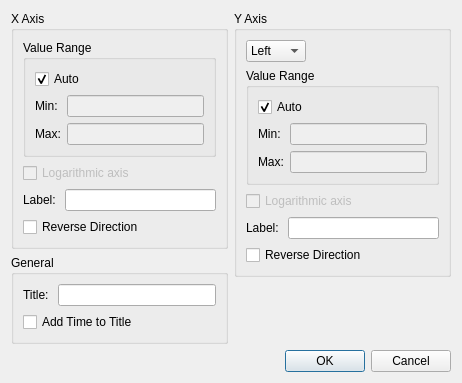
<?xml version="1.0" encoding="UTF-8"?>
<ui version="4.0">
 <class>Graph2dScatteredAxisSettingDialog</class>
 <widget class="QDialog" name="Graph2dScatteredAxisSettingDialog">
  <property name="geometry">
   <rect>
    <x>0</x>
    <y>0</y>
    <width>462</width>
    <height>345</height>
   </rect>
  </property>
  <property name="windowTitle">
   <string>Axis Setting</string>
  </property>
  <layout class="QVBoxLayout" name="verticalLayout_5">
   <item>
    <layout class="QHBoxLayout" name="horizontalLayout_5">
     <item>
      <layout class="QVBoxLayout" name="verticalLayout_2">
       <item>
        <widget class="QGroupBox" name="xAxisGroupBox">
         <property name="title">
          <string>X Axis</string>
         </property>
         <layout class="QVBoxLayout" name="verticalLayout_4">
          <item>
           <widget class="QGroupBox" name="xAxisValueRangeGroupBox">
            <property name="title">
             <string>Value Range</string>
            </property>
            <layout class="QVBoxLayout" name="verticalLayout_6">
             <item>
              <widget class="QCheckBox" name="xAxisValueRangeAutoCheckBox">
               <property name="text">
                <string>Auto</string>
               </property>
               <property name="checked">
                <bool>true</bool>
               </property>
              </widget>
             </item>
             <item>
              <layout class="QGridLayout" name="gridLayout_2">
               <item row="0" column="0">
                <widget class="QLabel" name="xAxisMinLabel">
                 <property name="text">
                  <string>Min:</string>
                 </property>
                </widget>
               </item>
               <item row="0" column="1">
                <widget class="RealNumberEditWidget" name="xAxisMinEdit">
                 <property name="enabled">
                  <bool>false</bool>
                 </property>
                </widget>
               </item>
               <item row="1" column="0">
                <widget class="QLabel" name="xAxisMaxLabel">
                 <property name="text">
                  <string>Max:</string>
                 </property>
                </widget>
               </item>
               <item row="1" column="1">
                <widget class="RealNumberEditWidget" name="xAxisMaxEdit">
                 <property name="enabled">
                  <bool>false</bool>
                 </property>
                </widget>
               </item>
              </layout>
             </item>
            </layout>
           </widget>
          </item>
          <item>
           <widget class="QCheckBox" name="xAxisLogCheckBox">
            <property name="enabled">
             <bool>false</bool>
            </property>
            <property name="text">
             <string>Logarithmic axis</string>
            </property>
           </widget>
          </item>
          <item>
           <layout class="QHBoxLayout" name="horizontalLayout">
            <item>
             <widget class="QLabel" name="xAxisLabelLabel">
              <property name="text">
               <string>Label: </string>
              </property>
             </widget>
            </item>
            <item>
             <widget class="QLineEdit" name="xAxisLabelEdit"/>
            </item>
           </layout>
          </item>
          <item>
           <widget class="QCheckBox" name="xAxisReverseCheckBox">
            <property name="text">
             <string>Reverse Direction</string>
            </property>
           </widget>
          </item>
         </layout>
        </widget>
       </item>
       <item>
        <widget class="QGroupBox" name="generalGroupBox">
         <property name="title">
          <string>General</string>
         </property>
         <layout class="QVBoxLayout" name="verticalLayout">
          <item>
           <layout class="QHBoxLayout" name="horizontalLayout_3">
            <item>
             <widget class="QLabel" name="titleLabel">
              <property name="text">
               <string>Title: </string>
              </property>
             </widget>
            </item>
            <item>
             <widget class="QLineEdit" name="titleEdit"/>
            </item>
           </layout>
          </item>
          <item>
           <widget class="QCheckBox" name="showTimeCheckBox">
            <property name="text">
             <string>Add Time to Title</string>
            </property>
           </widget>
          </item>
         </layout>
        </widget>
       </item>
       <item>
        <spacer name="verticalSpacer_2">
         <property name="orientation">
          <enum>Qt::Vertical</enum>
         </property>
         <property name="sizeHint" stdset="0">
          <size>
           <width>20</width>
           <height>18</height>
          </size>
         </property>
        </spacer>
       </item>
      </layout>
     </item>
     <item>
      <layout class="QVBoxLayout" name="verticalLayout_8">
       <item>
        <widget class="QGroupBox" name="yAxisGroupBox">
         <property name="title">
          <string>Y Axis</string>
         </property>
         <layout class="QVBoxLayout" name="verticalLayout_7">
          <item>
           <layout class="QHBoxLayout" name="horizontalLayout_4">
            <item>
             <widget class="QComboBox" name="yAxisSideComboBox">
              <item>
               <property name="text">
                <string>Left</string>
               </property>
              </item>
              <item>
               <property name="text">
                <string>Right</string>
               </property>
              </item>
             </widget>
            </item>
            <item>
             <spacer name="horizontalSpacer">
              <property name="orientation">
               <enum>Qt::Horizontal</enum>
              </property>
              <property name="sizeHint" stdset="0">
               <size>
                <width>40</width>
                <height>20</height>
               </size>
              </property>
             </spacer>
            </item>
           </layout>
          </item>
          <item>
           <widget class="QGroupBox" name="yAxisValueRangeGroupBox">
            <property name="title">
             <string>Value Range</string>
            </property>
            <layout class="QVBoxLayout" name="verticalLayout_3">
             <item>
              <widget class="QCheckBox" name="yAxisValueRangeAutoCheckBox">
               <property name="text">
                <string>Auto</string>
               </property>
               <property name="checked">
                <bool>true</bool>
               </property>
              </widget>
             </item>
             <item>
              <layout class="QGridLayout" name="gridLayout">
               <item row="0" column="0">
                <widget class="QLabel" name="yAxisMinLabel">
                 <property name="text">
                  <string>Min:</string>
                 </property>
                </widget>
               </item>
               <item row="0" column="1">
                <widget class="RealNumberEditWidget" name="yAxisMinEdit">
                 <property name="enabled">
                  <bool>false</bool>
                 </property>
                </widget>
               </item>
               <item row="1" column="0">
                <widget class="QLabel" name="yAxisMaxLabel">
                 <property name="text">
                  <string>Max:</string>
                 </property>
                </widget>
               </item>
               <item row="1" column="1">
                <widget class="RealNumberEditWidget" name="yAxisMaxEdit">
                 <property name="enabled">
                  <bool>false</bool>
                 </property>
                </widget>
               </item>
              </layout>
             </item>
            </layout>
           </widget>
          </item>
          <item>
           <widget class="QCheckBox" name="yAxisLogCheckBox">
            <property name="enabled">
             <bool>false</bool>
            </property>
            <property name="text">
             <string>Logarithmic axis</string>
            </property>
           </widget>
          </item>
          <item>
           <layout class="QHBoxLayout" name="horizontalLayout_2">
            <item>
             <widget class="QLabel" name="yAxisLabelLabel">
              <property name="text">
               <string>Label: </string>
              </property>
             </widget>
            </item>
            <item>
             <widget class="QLineEdit" name="yAxisLabelEdit"/>
            </item>
           </layout>
          </item>
          <item>
           <widget class="QCheckBox" name="yAxisReverseCheckBox">
            <property name="text">
             <string>Reverse Direction</string>
            </property>
           </widget>
          </item>
         </layout>
        </widget>
       </item>
       <item>
        <spacer name="verticalSpacer_3">
         <property name="orientation">
          <enum>Qt::Vertical</enum>
         </property>
         <property name="sizeHint" stdset="0">
          <size>
           <width>20</width>
           <height>40</height>
          </size>
         </property>
        </spacer>
       </item>
      </layout>
     </item>
    </layout>
   </item>
   <item>
    <widget class="QDialogButtonBox" name="buttonBox">
     <property name="orientation">
      <enum>Qt::Horizontal</enum>
     </property>
     <property name="standardButtons">
      <set>QDialogButtonBox::Cancel|QDialogButtonBox::Ok</set>
     </property>
    </widget>
   </item>
  </layout>
 </widget>
 <customwidgets>
  <customwidget>
   <class>RealNumberEditWidget</class>
   <extends>QLineEdit</extends>
   <header>guibase/realnumbereditwidget.h</header>
  </customwidget>
 </customwidgets>
 <resources/>
 <connections>
  <connection>
   <sender>buttonBox</sender>
   <signal>accepted()</signal>
   <receiver>Graph2dScatteredAxisSettingDialog</receiver>
   <slot>accept()</slot>
   <hints>
    <hint type="sourcelabel">
     <x>403</x>
     <y>496</y>
    </hint>
    <hint type="destinationlabel">
     <x>157</x>
     <y>274</y>
    </hint>
   </hints>
  </connection>
  <connection>
   <sender>buttonBox</sender>
   <signal>rejected()</signal>
   <receiver>Graph2dScatteredAxisSettingDialog</receiver>
   <slot>reject()</slot>
   <hints>
    <hint type="sourcelabel">
     <x>403</x>
     <y>496</y>
    </hint>
    <hint type="destinationlabel">
     <x>286</x>
     <y>274</y>
    </hint>
   </hints>
  </connection>
  <connection>
   <sender>yAxisValueRangeAutoCheckBox</sender>
   <signal>toggled(bool)</signal>
   <receiver>yAxisMaxEdit</receiver>
   <slot>setDisabled(bool)</slot>
   <hints>
    <hint type="sourcelabel">
     <x>474</x>
     <y>98</y>
    </hint>
    <hint type="destinationlabel">
     <x>494</x>
     <y>151</y>
    </hint>
   </hints>
  </connection>
  <connection>
   <sender>yAxisValueRangeAutoCheckBox</sender>
   <signal>toggled(bool)</signal>
   <receiver>yAxisMinEdit</receiver>
   <slot>setDisabled(bool)</slot>
   <hints>
    <hint type="sourcelabel">
     <x>317</x>
     <y>88</y>
    </hint>
    <hint type="destinationlabel">
     <x>494</x>
     <y>125</y>
    </hint>
   </hints>
  </connection>
  <connection>
   <sender>xAxisValueRangeAutoCheckBox</sender>
   <signal>toggled(bool)</signal>
   <receiver>xAxisMinEdit</receiver>
   <slot>setDisabled(bool)</slot>
   <hints>
    <hint type="sourcelabel">
     <x>48</x>
     <y>213</y>
    </hint>
    <hint type="destinationlabel">
     <x>64</x>
     <y>238</y>
    </hint>
   </hints>
  </connection>
  <connection>
   <sender>xAxisValueRangeAutoCheckBox</sender>
   <signal>toggled(bool)</signal>
   <receiver>xAxisMaxEdit</receiver>
   <slot>setDisabled(bool)</slot>
   <hints>
    <hint type="sourcelabel">
     <x>70</x>
     <y>219</y>
    </hint>
    <hint type="destinationlabel">
     <x>65</x>
     <y>260</y>
    </hint>
   </hints>
  </connection>
  <connection>
   <sender>xAxisValueRangeAutoCheckBox</sender>
   <signal>toggled(bool)</signal>
   <receiver>xAxisLogCheckBox</receiver>
   <slot>setDisabled(bool)</slot>
   <hints>
    <hint type="sourcelabel">
     <x>83</x>
     <y>214</y>
    </hint>
    <hint type="destinationlabel">
     <x>25</x>
     <y>302</y>
    </hint>
   </hints>
  </connection>
  <connection>
   <sender>yAxisValueRangeAutoCheckBox</sender>
   <signal>toggled(bool)</signal>
   <receiver>yAxisLogCheckBox</receiver>
   <slot>setDisabled(bool)</slot>
   <hints>
    <hint type="sourcelabel">
     <x>333</x>
     <y>91</y>
    </hint>
    <hint type="destinationlabel">
     <x>297</x>
     <y>179</y>
    </hint>
   </hints>
  </connection>
 </connections>
</ui>
